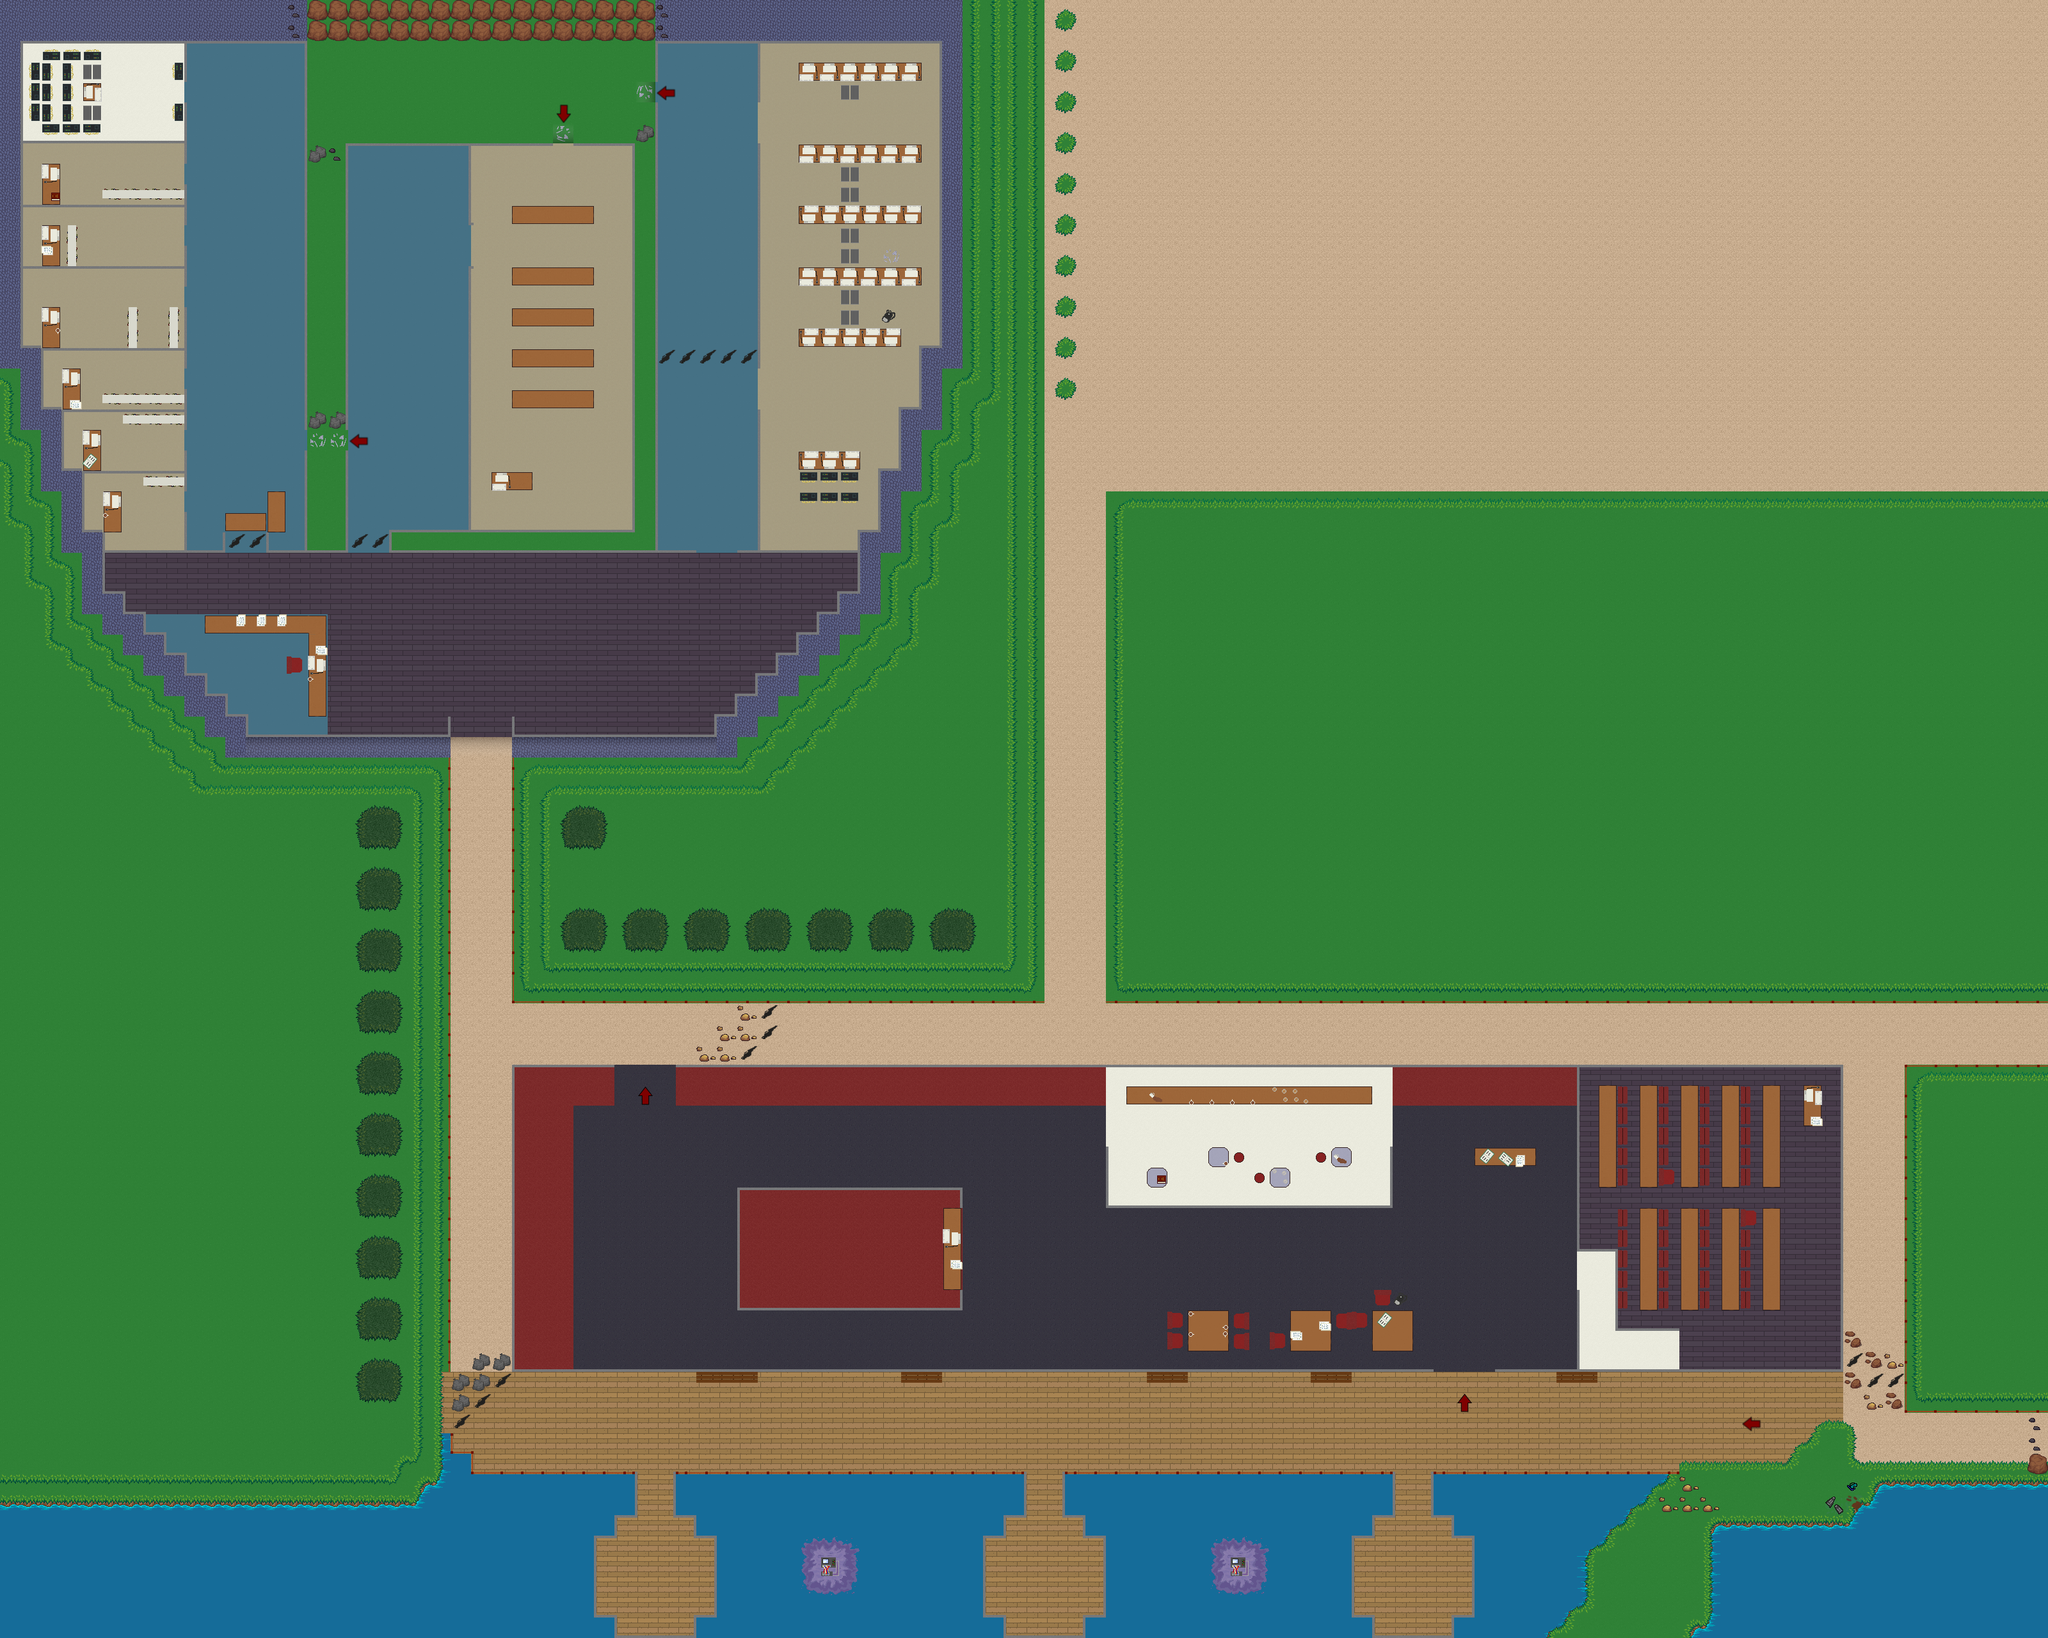

The image is a tile-based game level rendered from a .tmx file. Its description and source (layers, tilesets, objects; grid data summarised) follow:
An orthogonal 100x80 tile map with 32x32 px tiles, 3 tile layers (Background, Foreground, Foreground 2) and 302 objects (64x PowerUp.COIN, 20x Enemy.NORMAL, 14x Table 17, 12x Table 16, 9x Table 14, ...).

<map version="1.2" tiledversion="1.2.3" orientation="orthogonal" renderorder="right-down" width="100" height="80" tilewidth="32" tileheight="32" infinite="0" nextlayerid="9" nextobjectid="566">
 <tileset firstgid="1" source="finaltileset.tsx" />
 <layer id="1" name="Background" width="100" height="80">
  <data>[8000 cells, 8000 non-empty, 19 distinct tile ids]</data>
 </layer>
 <layer id="2" name="Foreground" width="100" height="80">
  <data>[8000 cells, 1416 non-empty, 73 distinct tile ids]</data>
 </layer>
 <layer id="4" name="Foreground 2" width="100" height="80">
  <data>[8000 cells, 751 non-empty, 34 distinct tile ids]</data>
 </layer>
 <objectgroup id="3" name="Objects">
  <object id="2" name="SpawnPoint" type="SpawnPoint" x="2847.75" y="2295.03">
   <point />
  </object>
  <object id="3" name="ExitPoint" type="ExitPoint" x="166.667" y="99.2761" width="32" height="97.3333" />
 </objectgroup>
 <objectgroup id="6" name="Walls">
  <object id="9" name="Wall1" x="1760" y="992">
   <polygon points="0,0 0,352 128,352 128,0" />
  </object>
  <object id="14" name="Wall3" x="1760" y="800" width="128" height="128" />
  <object id="15" name="Wall4" x="646.363" y="1151.52" width="57.1667" height="1409.75" />
  <object id="16" name="Wall5" x="703.394" y="2144.36" width="33.3333" height="95.3333" />
  <object id="54" name="Wall4" x="799.417" y="1148.01" width="417.167" height="420.318" />
  <object id="58" name="Wall5" x="735.583" y="2112.25" width="33.3333" height="95.3333" />
  <object id="59" name="Wall5" x="766.583" y="2112.08" width="33.3333" height="57.0833" />
  <object id="143" x="3168" y="2304">
   <polygon points="0,0 0,-96 32,-96 32,0" />
  </object>
  <object id="152" x="2944" y="2304">
   <polygon points="0,0 -64,64 -64,256 256,256 256,0" />
  </object>
  <object id="153" x="2880" y="2368">
   <polygon points="0,0 -192,0 -192,192 0,192" />
  </object>
  <object id="155" x="2623.27" y="2302.55">
   <polygon points="0,0 64.7273,64.7273 64.7273,258.909 -323.636,258.909 -323.636,0" />
  </object>
  <object id="156" x="2236" y="2300">
   <polygon points="0,0 0,72 68,72 68,0" />
  </object>
  <object id="158" x="2267.97" y="2368">
   <polygon points="0,0 0,36.0341 36.0341,36.0341 36.0341,0" />
  </object>
  <object id="159" x="2267.63" y="2523.63">
   <polygon points="0,0 0,36.375 36.375,36.375 36.375,0" />
  </object>
  <object id="160" x="2148" y="2560">
   <polygon points="0,0 0,-36 -36,-36 -36,0" />
  </object>
  <object id="161" x="2112" y="2368">
   <polygon points="0,0 0,35.9091 35.9091,35.9091 35.9091,0 0,0" />
  </object>
  <object id="162" x="2112" y="2300">
   <polygon points="0,0 0,72 68,72 68,0" />
  </object>
  <object id="163" x="1660" y="2299.67">
   <polygon points="0,0 0,72.3333 68,72.3333 68,0 0,0" />
  </object>
  <object id="164" x="1691.88" y="2368">
   <polygon points="0,0 0,35.9375 36.125,35.9375 36.125,0" />
  </object>
  <object id="165" x="1691.82" y="2523.82">
   <polygon points="0,0 0,36.1818 36.1818,36.1818 36.1818,0" />
  </object>
  <object id="166" x="1724.07" y="2299.69">
   <polygon points="0,0 0,262.951 391.926,262.951 391.926,0" />
  </object>
  <object id="167" x="1536" y="2300">
   <polygon points="0,0 0,71.8958 67.8958,71.8958 67.8958,0 33.9479,0" />
  </object>
  <object id="168" x="1536" y="2368">
   <polygon points="0,0 0,36 36,36 36,0" />
  </object>
  <object id="169" x="1536" y="2523.82">
   <polygon points="0,0 0,36.1818 36.1818,36.1818 36.1818,0" />
  </object>
  <object id="170" x="1083.81" y="2523.94">
   <polygon points="0,0 0,36.0625 36.1875,36.0625 36.1875,0" />
  </object>
  <object id="171" x="1083.75" y="2368">
   <polygon points="0,0 0,36.125 36.25,36.125 36.25,0" />
  </object>
  <object id="172" x="1051.75" y="2299.5">
   <polygon points="0,0 0,72.5 68.25,72.5 68.25,0" />
  </object>
  <object id="173" x="1112.48" y="2299.75">
   <polygon points="0,0 0,260.25 430.854,260.25 430.854,0" />
  </object>
  <object id="174" x="704" y="2299.67">
   <polygon points="0,0 227.885,0 227.885,260.333 0,260.333" />
  </object>
  <object id="175" x="928" y="2299.75">
   <polygon points="0,0 0,72.192 68.0725,72.192 68.0725,0 0,0" />
  </object>
  <object id="176" x="928" y="2368">
   <polygon points="0,0 0,35.942 35.9855,35.942 35.9855,0" />
  </object>
  <object id="177" x="928" y="2524.07">
   <polygon points="0,0 0,35.9318 35.9489,35.9318 35.9489,0" />
  </object>
  <object id="178" x="704" y="2267.67">
   <polygon points="0,0 0,36.3333 36.3333,36.3333 36.3333,0" />
  </object>
  <object id="182" x="2880" y="2144">
   <polygon points="0,0 64,64 96,64 96,0" />
  </object>
  <object id="183" x="2976" y="2144">
   <polygon points="0,0 0,64 224,64 224,0" />
  </object>
  <object id="196" x="-0.0555556" y="576.889">
   <polygon points="0,0 35.9903,0 35.9903,-576.889 0,-576.889" />
  </object>
  <object id="197" x="448" y="0">
   <polygon points="0,0 0,67.9375 -416,67.9375 -416,0" />
  </object>
  <object id="198" x="1024" y="0">
   <polygon points="0,0 0,68 494,68 494,0" />
  </object>
  <object id="199" x="1467.83" y="64">
   <polygon points="0,0 0,508 36.1667,508 36.1667,0" />
  </object>
  <object id="220" x="352" y="1147.67">
   <polygon points="0,0 0,36.3333 352,36.3333 352,0" />
  </object>
  <object id="221" x="320" y="1115.67">
   <polygon points="0,0 0,36.3333 67.9167,36.3333 67.9167,0" />
  </object>
  <object id="222" x="288" y="1084.25">
   <polygon points="0,0 0,35.75 67.75,35.75 67.75,0" />
  </object>
  <object id="223" x="96" y="832">
   <polygon points="0,0 0,32 64,32 64,0" />
  </object>
  <object id="224" x="128" y="928">
   <polygon points="0,0 0,32 64,32 64,0" />
  </object>
  <object id="225" x="128" y="923.5">
   <polygon points="0,0 0,36.5 67.75,36.5 67.75,0" />
  </object>
  <object id="226" x="160" y="955.75">
   <polygon points="0,0 0,36.25 68,36.25 68,0" />
  </object>
  <object id="227" x="224" y="1019.75">
   <polygon points="0,0 0,36.25 67.5,36.25 67.5,0" />
  </object>
  <object id="228" x="192" y="988">
   <polygon points="0,0 0,36 67.75,36 67.75,0" />
  </object>
  </objectgroup>
 <objectgroup id="8" name="Entities">
  <!-- 107 objects omitted --></objectgroup>
 <objectgroup id="7" name="Furniture">
  <!-- 70 objects omitted --></objectgroup>
</map>
<!-- 252 of 302 objects omitted -->
